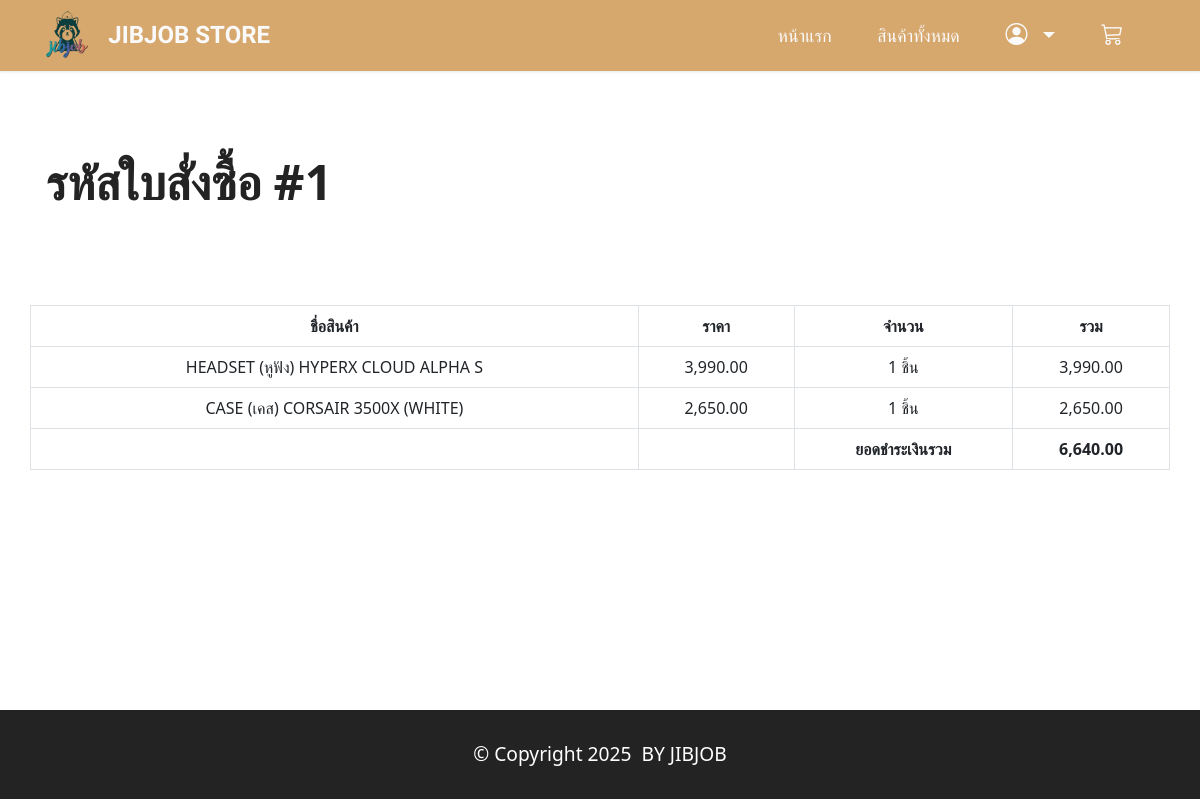
The page /order/1 (signed in) on the database its author committed.
### orderapp/models.py (models this page shows)
class Order(models.Model):
    fullname=models.CharField(max_length=255,blank=True)
    phone=models.CharField(max_length=50,blank=True)
    address = models.CharField(max_length=255,blank=True)
    total=models.DecimalField(max_digits=10,decimal_places=2)
    created=models.DateTimeField(auto_now_add=True)
    customer=models.ForeignKey(User,on_delete=models.CASCADE,default=None)

class OrderDetail(models.Model):
    product=models.CharField(max_length=255)
    price=models.DecimalField(max_digits=10,decimal_places=2)
    quantity=models.IntegerField()
    created=models.DateTimeField(auto_now_add=True)
    order=models.ForeignKey(Order,on_delete=models.CASCADE)
    def sub_total(self):
        return self.price * self.quantity

### orderapp/views.py (the view)
# urls.py: path("order/<int:order_id>",views.orderDetail,name="orderDetail")
@login_required(login_url="/login")
def orderDetail(request,order_id):
    order=Order.objects.get(pk=order_id)
    if order.customer==request.user:
        order_items=OrderDetail.objects.filter(order=order)
        return render(request,"orderDetail.html",{"order":order,"order_items":order_items})
    else:
        return redirect("/orderHistory")

### orderapp/templates/orderDetail.html (shortened to what this page needs)
{% extends "layout.html" %}
{% load humanize %}
{% block content %}
<section class="content2 cid-tsEQSCqggh" id="content2-2">
        <div class="container my-5">
            <div class="mbr-section-head">
                <h4 class="mbr-section-title mbr-fonts-style align-start mb-0 display-2">
                    <strong>รหัสใบสั่งซื้อ #{{order.id}}</strong>
                </h4>
            </div>
            <div class="row my-5">
                <table class="table text-center table-bordered my-5">
                    <thead>
                      <tr>
                        <th scope="col">ชื่อสินค้า</th>
                        <th scope="col">ราคา</th>
                        <th scope="col">จำนวน</th>
                        <th scope="col">รวม</th>
                      </tr>
                    </thead>
                    <tbody>
                        {% for item in order_items %}
                        <tr>
                            <td>{{item.product}}</td>
                            <td>{{item.price | intcomma}}</td>
                            <td>{{item.quantity}} ชิ้น</td>
                            <td>{{item.sub_total | intcomma}}</td>
                        </tr>
                        {% endfor %}
                        <tr>
                            <td></td>
                            <td></td>
                            <td><strong>ยอดชำระเงินรวม</strong></td>
                            <td><strong>{{order.total | intcomma}}</strong></td>
                        </tr>
                    </tbody>
                  </table>
            </div>
        </div>
        <br><br><br><br><br><br>
</section>
{% endblock %}

### productsapp/static/assets/theme/css/style.css (style rules this page uses)
section { background-color: #ffffff; }
body { font-style: normal; line-height: 1.5; font-weight: 400; color: #232323; position: relative; }
section, .container, .container-fluid { position: relative; word-wrap: break-word; }
.mbr-section-title { font-style: normal; line-height: 1.3; }
h1, h2, h3, h4, h5, h6, .display-1, .display-2, .display-4, .display-5, .display-7, span, p, a { line-height: 1; word-break: break-word; word-wrap: break-word; font-weight: 400; }
b, strong { font-weight: bold; }
section { background-position: 50% 50%; background-repeat: no-repeat; background-size: cover; }
.row { display: -webkit-flex; -webkit-flex-wrap: wrap; }
html, body { height: auto; min-height: 100vh; }
@media (min-width: 992px) { .container { padding-left: 16px; padding-right: 16px; } }
@media (min-width: 992px) { .row { margin-left: -16px; margin-right: -16px; } }

### productsapp/static/assets/custom/css/custom-style.css (style rules this page uses)
.display-2 { font-size: 3rem; line-height: 1.1; }
body { overflow-x: hidden; }
.cid-tsEQSCqggh { padding-top: 3rem; background-color: #ffffff; }
.cid-tsEQSCqggh .mbr-section-title { color: #232323; }

### rows shown on the page
Order: id "1", total "6,640.00"
OrderDetail: product "HEADSET (หูฟัง) HYPERX CLOUD ALPHA S", price "3,990.00", quantity "1", sub_total "3,990.00"
OrderDetail: product "CASE (เคส) CORSAIR 3500X (WHITE)", price "2,650.00", quantity "1", sub_total "2,650.00"
